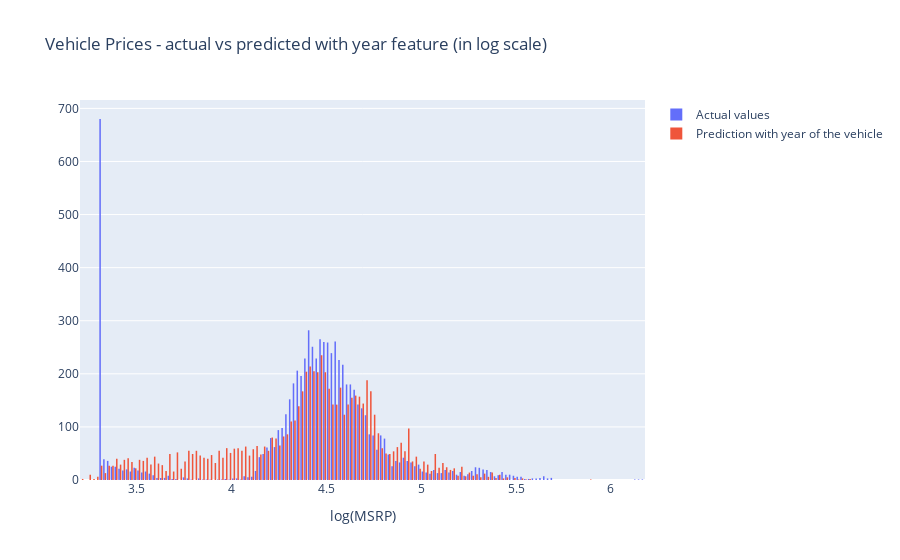

Write notebook code for a chart like this one.
### Code cell
# Visualising the changes:

## Plotting set up
trace_1 = go.Histogram(x=y_train, name='Actual values')
trace_2 = go.Histogram(x=y_feature_hat, name='Prediction with year of the vehicle')

data = [trace_1, trace_2]

layout = go.Layout(title='Vehicle Prices - actual vs predicted with year feature (in log scale)',
                   xaxis_title='log(MSRP)')

figure = go.Figure(data=data, layout=layout)
py.iplot(figure)

### Figure 1 — Plotly figure (JSON) as saved in the notebook; plotly's stock layout.template omitted (floating-point values rounded to 4 significant figures; data arrays with more than 128 entries replaced by an {"elided": "..."} marker saying what was removed)
{"data": [{"name": "Actual values", "type": "histogram", "x": {"elided": "7150 float values"}}, {"name": "Prediction with year of the vehicle", "type": "histogram", "x": {"elided": "7150 float values"}}], "layout": {"title": {"text": "Vehicle Prices - actual vs predicted with year feature (in log scale)"}, "xaxis": {"title": {"text": "log(MSRP)"}}}}
